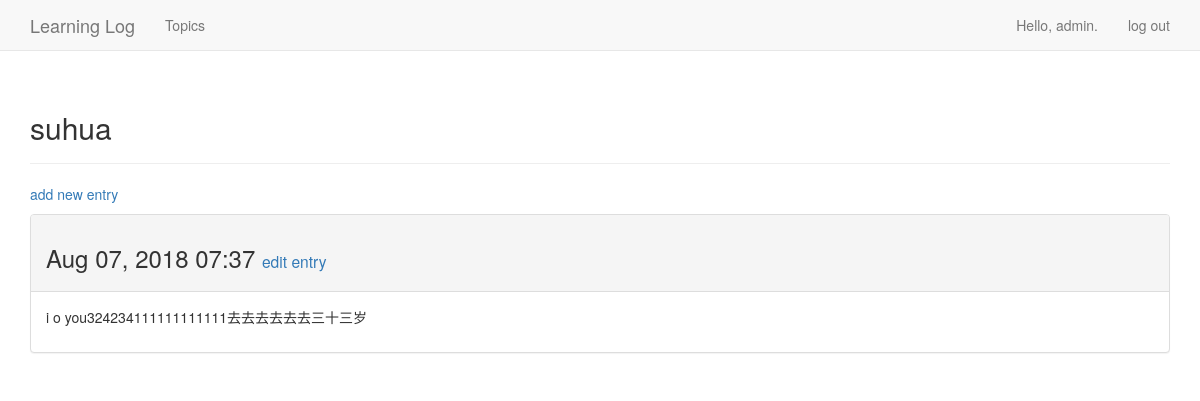
The page /topic/5 (signed in) on the database its author committed.
### learning_logs/models.py (models this page shows, shortened)
class Topic(models.Model):
    text = models.CharField(max_length=200)
    date_added = models.DateTimeField(auto_now_add=True)
    owner = models.ForeignKey(User, models.CASCADE)
    def __str__(self):
        return self.text

class Entry(models.Model):
    topic = models.ForeignKey(Topic, models.CASCADE)
    text = models.TextField()
    date_added = models.DateTimeField(auto_now_add=True)
    class Meta:
        verbose_name_plural = 'entries'

### learning_logs/views.py (the view)
# urls.py: path('topic/<int:topic_id>', views.topic, name='topic'),
@login_required
def topic(request, topic_id):
    topic = Topic.objects.get(id=topic_id)
    if topic.owner != request.user:
        raise Http404
    entries = topic.entry_set.order_by('-date_added')
    context = {'topic': topic, 'entries': entries}
    return render(request, 'learning_logs/topic.html', context)

### learning_logs/templates/learning_logs/topic.html
{% extends 'learning_logs/base.html' %}
{% load bootstrap3 %}
{% block header %}
    <h2>{{ topic }}</h2>
{% endblock header %}
{% block content %}
    <p>
        <a href="{% url 'learning_logs:new_entry' topic.id %}">add new entry</a>
    </p>
    {% for entry in entries %}
        <div class="panel panel-default">
            <div class="panel-heading">
                <h3>
                    {{ entry.date_added | date:'M d, Y H:i' }}
                    <small>
                        <a href="{% url 'learning_logs:edit_entry' entry.id %}">edit entry</a>
                    </small>
                </h3>
            </div>
            <div class="panel-body">
                {{ entry.text | linebreaks }}
            </div>
        </div>
    {% empty %}
        These are no entries for this topic yet.
    {% endfor %}
{% endblock content %}

### learning_logs/templates/learning_logs/base.html (shortened to what this page needs)
{% load bootstrap3 %}
<!DOCTYPE html>
<html lang="en">
<head>
{% bootstrap_css %}
</head>
<body>
    <nav class="navbar navbar-default navbar-static-top">
        <div class="container">
            <div class="navbar-header">
                <a class="navbar-brand" href="{% url 'learning_logs:index' %}">Learning Log</a>
            </div>
            <div id="navbar" class="navbar-collapse collapse">
                <ul class="nav navbar-nav">
                    <li><a href="{% url 'learning_logs:topics' %}">Topics</a></li>
                </ul>
                <ul class="nav navbar-nav navbar-right">
                    {% if user.is_authenticated %}
                    <li><a>Hello, {{ user.username }}.</a></li>
                    <li><a href="{% url 'users:logout_view' %}">log out</a></li>
                    {% else %}
                    <li><a href="{% url 'users:register' %}">register</a></li>
                    <li><a href="{% url 'users:login' %}">log in</a></li>
                    {% endif %}
                </ul>
             </div>
        </div>
    </nav>
    <div class="container">
        <div class="page-header">
        {% block header %}{% endblock header %}
        </div>
        <div>
        {% block content %}{% endblock content %}
        </div>
    </div>
</body>

### rows shown on the page
Topic: text "suhua"
Entry: date_added "Aug 07, 2018 07:37", text "i o you324234111111111111去去去去去去三十三岁"

### other values the page prints
{{ user.username }} "admin"
